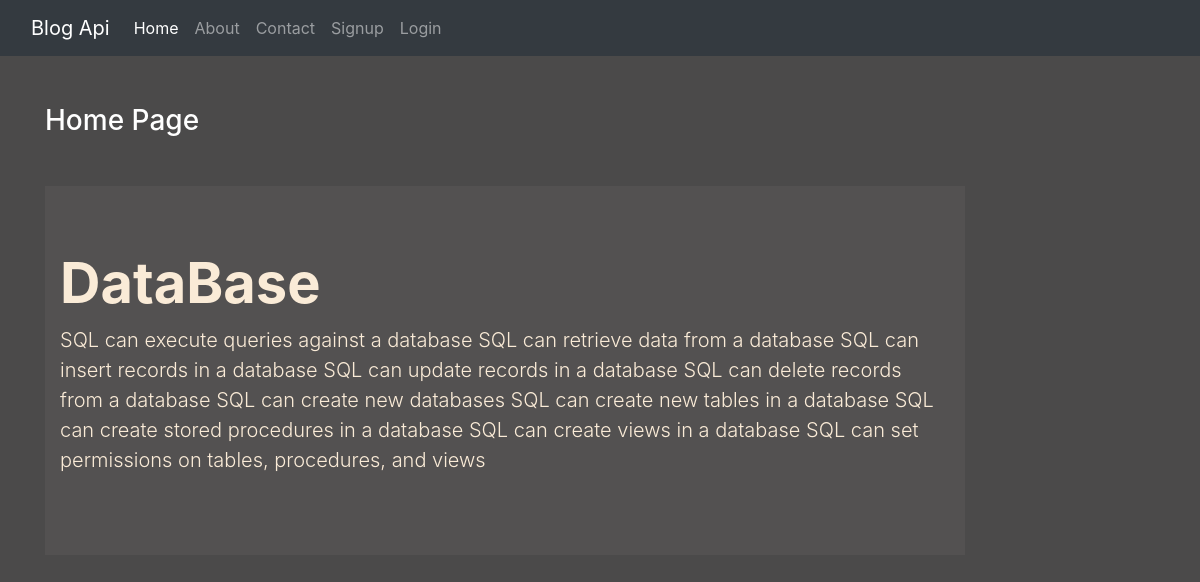
The page / on the database its author committed.
### blog/models.py (models this page shows)
class Post(models.Model):
 title = models.CharField(max_length=150)
 desc = models.TextField()

### blog/views.py (the view)
# urls.py: 2. Add a URL to urlpatterns:  path('', views.home, name='home')
def home(request):
 posts = Post.objects.all()
 return render(request, 'blog/home.html', {'posts':posts})

### blog/templates/blog/home.html
{% extends 'blog/base.html' %}
{% load static %}
{% block content %}
<div class="col-sm-10">
 <h3 class="text-white my-5">Home Page</h3>
  {% for post in posts %}
    <div class="jumbotron jumbotron-fluid jumbo-color">
      <div class="container">
        <h1 class="display-4 font-weight-bold">{{post.title}}</h1>
        <p class="lead">{{post.desc}}</p>
      </div>
    </div>
  {% endfor %}
</div>
{% endblock content %}

### blog/templates/blog/base.html (shortened to what this page needs)
<!DOCTYPE html>
{% load static %}
<html lang="en">
<head>
 <link rel="stylesheet" href="{% static 'blog/css/bootstrap.css' %}">
 <link rel="stylesheet" href="{% static 'blog/css/style.css' %}">
</head>
<body>
 <div class="container-fluid bg-dark">
  {% include 'blog/navbar.html' %}
 </div>
 <div class="container">
  <div class="row">
   {% block content %}
   {% endblock content %}
  </div>
 </div>
</body>
</html>

### blog/templates/blog/navbar.html (shortened to what this page needs)
<nav class="navbar navbar-expand-lg navbar-dark bg-dark">
  <a class="navbar-brand" href="#">Blog Api</a>
  <div class="collapse navbar-collapse" id="navbarNav">
    <ul class="navbar-nav">
      <li class="nav-item active">
        <a class="nav-link" href="/">Home <span class="sr-only">(current)</span></a>
      </li>
      <li class="nav-item">
        <a class="nav-link" href="{% url 'about' %}">About</a>
      </li>
      <li class="nav-item">
        <a class="nav-link" href="{% url 'contact' %}">Contact</a>
      </li>
      {% if request.user.is_authenticated %}
      <li class="nav-item">
        <a class="nav-link" href="{% url 'dashboard' %}">Dashboard</a>
      </li>
      <li class="nav-item">
        <a class="nav-link" href="{% url 'logout' %}">Logout</a>
      </li>
      {% else %}
      <li class="nav-item">
        <a class="nav-link" href="{% url 'signup' %}">Signup</a>
      </li>
      <li class="nav-item">
        <a class="nav-link" href="{% url 'login' %}">Login</a>
      </li>
      {% endif %}
    </ul>
  </div>
</nav>

### blog/static/blog/css/style.css (style rules this page uses)
body { background-color: rgb(75, 74, 74); color: antiquewhite; }
.jumbo-color { background-color: rgb(83, 81, 81); }

### rows shown on the page
Post: title "DataBase", desc "SQL can execute queries against a database SQL can retrieve data from a database SQL can insert records in a database SQL can update records in a database SQL can delete records from a database SQL can create new databases SQL can create new tables in a database SQL can create stored procedures in a database SQL can create views in a database SQL can set permissions on tables, procedures, and views"
